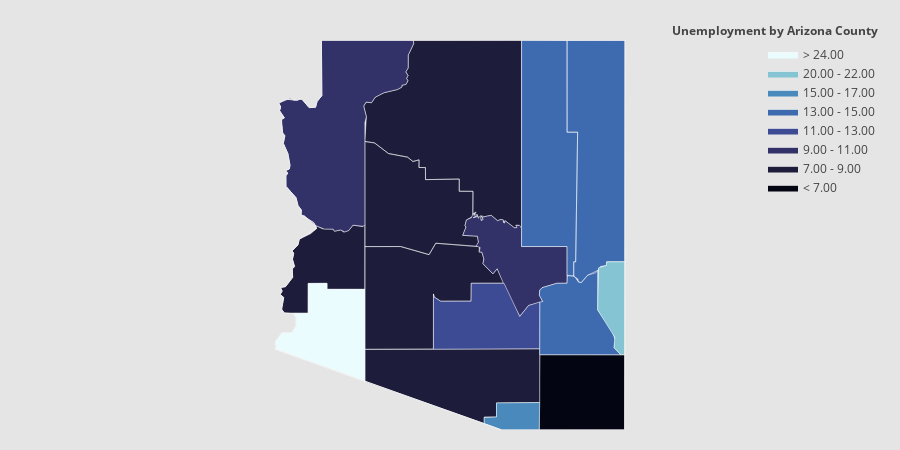

The code cell stored with this chart in its notebook:
### Code cell
import plotly.figure_factory as ff

values = df4.Unemployment.tolist()
fips_ls = fips.tolist()

endpts = list(np.mgrid[min(values):max(values):9j])
colorscale = ["#030512","#1d1d3b","#323268","#3d4b94","#3e6ab0",
              "#4989bc","#60a7c7","#85c5d3","#b7e0e4","#eafcfd"]
fig = ff.create_choropleth(
    fips=fips_ls, values=values, scope=['Arizona'], show_state_data=True,
    colorscale=colorscale, binning_endpoints=endpts, round_legend_values=True,
    plot_bgcolor='rgb(229,229,229)',
    paper_bgcolor='rgb(229,229,229)',
    legend_title='Unemployment by Arizona County',
    county_outline={'color': 'rgb(255,255,255)', 'width': 0.5},
    exponent_format=True,
)
fig.layout.template = None
fig.show()

### Figure 1 — Plotly figure (JSON) as saved in the notebook; plotly's stock layout.template omitted (floating-point values rounded to 4 significant figures; data arrays with more than 128 entries replaced by an {"elided": "..."} marker saying what was removed)
{"data": [{"fill": "toself", "fillcolor": "#030512", "hoverinfo": "none", "line": {"color": "rgb(255,255,255)", "width": 0.5}, "mode": "lines", "name": "< 7.00", "type": "scatter", "x": [-110.5, -110.5, -109.0, -109.1, -110.5, -110.5, null], "y": [31.56, 32.43, 32.43, 31.33, 31.33, 31.56, null]}, {"fill": "toself", "fillcolor": "#1d1d3b", "hoverinfo": "none", "line": {"color": "rgb(255,255,255)", "width": 0.5}, "mode": "lines", "name": "7.00 - 9.00", "type": "scatter", "x": {"elided": "149 float values"}, "y": {"elided": "149 float values"}}, {"fill": "toself", "fillcolor": "#323268", "hoverinfo": "none", "line": {"color": "rgb(255,255,255)", "width": 0.5}, "mode": "lines", "name": "9.00 - 11.00", "type": "scatter", "x": [-111.7, -111.7, -111.7, -111.7, -111.6, -111.6, -111.5, -111.5, -111.5, -111.5, -111.5, -111.5, -111.5, -111.6, -111.5, -111.5, -111.4, -111.4, -111.4, -111.4, -111.4, -111.4, -111.3, -111.1, -111.1, -111.0, -111.1, -111.0, -111.0, -110.9, -110.8, -110.8, -110.8, -110.8, -110.8, -110.0, -110.0, -110.2, -110.4, -110.5, -110.5, -110.4, -110.6, -110.8, -110.9, -111.2, -111.2, -111.4, -111.4, -111.4, -111.5, -111.4, -111.5, -111.5, -111.5, -111.7, null, -114.8, -114.6, -114.5, -114.4, -114.3, -114.1, -114.1, -114.0, -114.1, -112.5, -112.5, -112.6, -112.6, -112.7, -112.6, -112.6, -112.6, -112.7, -112.7, -112.7, -112.8, -113.0, -113.2, -113.2, -113.3, -113.4, -113.3, -113.3, -113.3, -113.4, -113.5, -113.6, -113.7, -113.7, -113.8, -113.9, -114.0, -114.1, -114.3, -114.4, -114.4, -114.4, -114.5, -114.6, -114.6, -114.6, -114.6, -114.6, -114.6, -114.6, -114.7, -114.7, -114.7, -114.7, -114.7, -114.7, -114.7, -114.7, -114.8, null], "y": [34.16, 34.29, 34.3, 34.39, 34.42, 34.47, 34.47, 34.5, 34.5, 34.46, 34.46, 34.46, 34.46, 34.42, 34.44, 34.41, 34.45, 34.44, 34.44, 34.38, 34.39, 34.43, 34.45, 34.38, 34.39, 34.38, 34.36, 34.34, 34.37, 34.27, 34.28, 34.31, 34.31, 34.26, 34.0, 34.0, 33.47, 33.47, 33.4, 33.36, 33.29, 33.2, 33.14, 32.98, 33.25, 33.68, 33.6, 33.75, 33.82, 33.92, 33.92, 33.98, 34.01, 34.06, 34.15, 34.16, null, 36.09, 36.15, 36.13, 36.14, 36.02, 36.03, 36.11, 36.19, 37.0, 37.0, 36.95, 36.78, 36.6, 36.54, 36.48, 36.45, 36.41, 36.36, 36.35, 36.32, 36.28, 36.24, 36.17, 36.09, 36.1, 36.04, 35.89, 35.8, 34.32, 34.29, 34.31, 34.23, 34.21, 34.24, 34.22, 34.25, 34.25, 34.3, 34.45, 34.46, 34.53, 34.6, 34.71, 34.88, 35.03, 35.07, 35.1, 35.13, 35.18, 35.35, 35.5, 35.61, 35.65, 35.81, 35.85, 35.87, 35.98, 36.03, 36.09, null]}, {"fill": "toself", "fillcolor": "#3d4b94", "hoverinfo": "none", "line": {"color": "rgb(255,255,255)", "width": 0.5}, "mode": "lines", "name": "11.00 - 13.00", "type": "scatter", "x": [-112.2, -112.2, -112.2, -112.1, -111.6, -111.6, -111.0, -110.8, -110.6, -110.4, -110.4, -112.2, -112.2, null], "y": [32.54, 33.31, 33.27, 33.2, 33.21, 33.47, 33.47, 32.98, 33.14, 33.19, 32.51, 32.51, 32.54, null]}, {"fill": "toself", "fillcolor": "#3e6ab0", "hoverinfo": "none", "line": {"color": "rgb(255,255,255)", "width": 0.5}, "mode": "lines", "name": "13.00 - 15.00", "type": "scatter", "x": [-110.0, -109.0, -109.0, -109.3, -109.4, -109.4, -109.5, -109.7, -109.8, -109.8, -109.8, -109.9, -109.9, -109.9, -109.8, -110.0, -110.0, null, -110.5, -110.5, -110.4, -110.2, -110.0, -110.0, -109.9, -109.8, -109.8, -109.7, -109.5, -109.5, -109.2, -109.2, -109.2, -109.1, -110.5, -110.4, -110.4, -110.5, null, -110.8, -110.8, -110.0, -110.0, -109.8, -109.9, -109.9, -109.9, -110.0, -110.0, -110.8, -110.8, null], "y": [37.0, 37.0, 33.78, 33.78, 33.72, 33.71, 33.62, 33.58, 33.48, 33.48, 33.53, 33.57, 33.78, 33.78, 35.66, 35.66, 37.0, null, 33.29, 33.36, 33.4, 33.47, 33.47, 33.58, 33.57, 33.48, 33.48, 33.58, 33.65, 33.08, 32.75, 32.64, 32.53, 32.43, 32.43, 33.19, 33.2, 33.29, null, 35.03, 37.0, 37.0, 35.66, 35.66, 33.78, 33.78, 33.57, 33.58, 34.0, 34.0, 35.03, null]}, {"fill": "toself", "fillcolor": "#4989bc", "hoverinfo": "none", "line": {"color": "rgb(255,255,255)", "width": 0.5}, "mode": "lines", "name": "15.00 - 17.00", "type": "scatter", "x": [-111.4, -111.2, -111.2, -110.5, -110.5, -111.1, -111.4, -111.4, null], "y": [31.52, 31.52, 31.73, 31.73, 31.33, 31.33, 31.43, 31.52, null]}, {"fill": "toself", "fillcolor": "#60a7c7", "hoverinfo": "none", "line": {"color": "rgb(255,255,255)", "width": 0.5}, "mode": "lines", "name": "17.00 - 20.00", "type": "scatter", "x": [], "y": []}, {"fill": "toself", "fillcolor": "#85c5d3", "hoverinfo": "none", "line": {"color": "rgb(255,255,255)", "width": 0.5}, "mode": "lines", "name": "20.00 - 22.00", "type": "scatter", "x": [-109.5, -109.5, -109.4, -109.3, -109.0, -109.0, -109.1, -109.2, -109.2, -109.5, -109.5, null], "y": [33.18, 33.69, 33.72, 33.78, 33.78, 32.43, 32.43, 32.53, 32.68, 33.08, 33.18, null]}, {"fill": "toself", "fillcolor": "#b7e0e4", "hoverinfo": "none", "line": {"color": "rgb(255,255,255)", "width": 0.5}, "mode": "lines", "name": "22.00 - 24.00", "type": "scatter", "x": [], "y": []}, {"fill": "toself", "fillcolor": "#eafcfd", "hoverinfo": "none", "line": {"color": "rgb(255,255,255)", "width": 0.5}, "mode": "lines", "name": "> 24.00", "type": "scatter", "x": [-114.8, -114.8, -114.8, -114.8, -114.7, -114.5, -114.5, -114.5, -114.5, -114.3, -114.3, -114.0, -114.0, -113.3, -113.3, -114.8, null], "y": [32.51, 32.56, 32.56, 32.62, 32.75, 32.75, 32.85, 32.97, 33.03, 33.03, 33.46, 33.46, 33.38, 33.38, 32.04, 32.51, null]}, {"hoverinfo": "text", "legendgroup": "centroids", "marker": {"color": "white", "opacity": 0}, "mode": "markers", "name": "US Counties", "selected": {"marker": {"color": "white", "opacity": 1, "size": 3}}, "showlegend": false, "text": ["County: Apache<br>State: Arizona<br>FIPS: 04001<br>Value: 14.8", "County: Cochise<br>State: Arizona<br>FIPS: 04003<br>Value: 7.4", "County: Coconino<br>State: Arizona<br>FIPS: 04005<br>Value: 7.7", "County: Gila<br>State: Arizona<br>FIPS: 04007<br>Value: 10.9", "County: Graham<br>State: Arizona<br>FIPS: 04009<br>Value: 14.4", "County: Greenlee<br>State: Arizona<br>FIPS: 04011<br>Value: 21.5", "County: La Paz<br>State: Arizona<br>FIPS: 04012<br>Value: 8.9", "County: Maricopa<br>State: Arizona<br>FIPS: 04013<br>Value: 8.5", "County: Mohave<br>State: Arizona<br>FIPS: 04015<br>Value: 10.2", "County: Navajo<br>State: Arizona<br>FIPS: 04017<br>Value: 14.2", "County: Pima<br>State: Arizona<br>FIPS: 04019<br>Value: 8.4", "County: Pinal<br>State: Arizona<br>FIPS: 04021<br>Value: 11.8", "County: Santa Cruz<br>State: Arizona<br>FIPS: 04023<br>Value: 17.2", "County: Yavapai<br>State: Arizona<br>FIPS: 04025<br>Value: 9.5", "County: Yuma<br>State: Arizona<br>FIPS: 04027<br>Value: 24.2"], "type": "scatter", "unselected": {"marker": {"opacity": 0}}, "x": [-109.5, -109.8, -111.8, -110.8, -109.9, -109.2, -114.0, -112.5, -113.8, -110.3, -111.8, -111.3, -110.8, -112.6, -113.9], "y": [35.4, 31.88, 35.84, 33.8, 32.93, 33.22, 33.73, 33.35, 35.7, 35.4, 32.1, 32.9, 31.53, 34.6, 32.77]}, {"hoverinfo": "text", "legendgroup": "States", "line": {"color": "rgb(240, 240, 240)", "width": 1}, "mode": "lines", "showlegend": false, "type": "scatter", "x": [-114.8, -114.8, -114.8, -114.8, -114.7, -114.5, -114.5, -114.5, -114.5, -114.7, -114.7, -114.7, -114.7, -114.7, -114.7, -114.6, -114.5, -114.5, -114.5, -114.5, -114.5, -114.5, -114.4, -114.4, -114.1, -114.2, -114.4, -114.4, -114.4, -114.5, -114.6, -114.6, -114.6, -114.6, -114.6, -114.6, -114.6, -114.7, -114.7, -114.7, -114.7, -114.7, -114.7, -114.7, -114.7, -114.8, -114.6, -114.4, -114.4, -114.4, -114.3, -114.1, -114.1, -114.0, -114.1, -109.0, -109.1, -111.1, -114.8, null], "y": [32.51, 32.56, 32.56, 32.62, 32.75, 32.75, 32.85, 32.97, 33.02, 33.03, 33.09, 33.26, 33.3, 33.35, 33.41, 33.42, 33.55, 33.68, 33.71, 33.81, 33.9, 33.93, 34.02, 34.11, 34.26, 34.35, 34.46, 34.53, 34.6, 34.71, 34.88, 35.03, 35.07, 35.1, 35.13, 35.18, 35.35, 35.5, 35.61, 35.65, 35.81, 35.85, 35.87, 35.98, 36.03, 36.08, 36.14, 36.13, 36.15, 36.14, 36.02, 36.03, 36.11, 36.19, 37.0, 37.0, 31.33, 31.33, 32.51, null]}], "layout": {"annotations": [{"showarrow": false, "text": "<b>Unemployment by Arizona County</b>", "x": 1, "xanchor": "right", "xref": "paper", "y": 1.05, "yref": "paper"}], "dragmode": "select", "height": 450, "hovermode": "closest", "legend": {"traceorder": "reversed", "x": 1, "xanchor": "right", "y": 1, "yanchor": "top"}, "margin": {"b": 20, "l": 20, "r": 20, "t": 40}, "paper_bgcolor": "rgb(229,229,229)", "plot_bgcolor": "rgb(229,229,229)", "width": 900, "xaxis": {"autorange": false, "fixedrange": true, "range": [-119.0, -104.8], "showgrid": false, "showticklabels": false, "zeroline": false}, "yaxis": {"autorange": false, "fixedrange": true, "range": [31.33, 37.0], "showgrid": false, "showticklabels": false, "zeroline": false}}}
